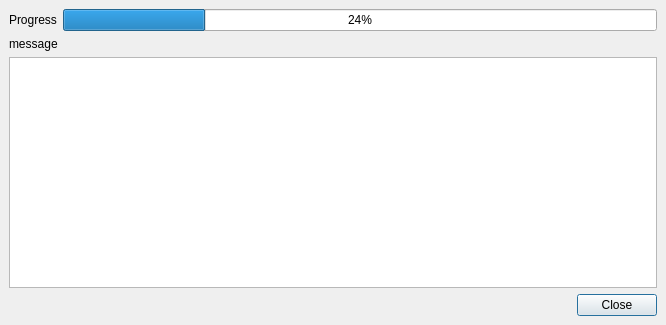
<?xml version="1.0" encoding="UTF-8"?>
<ui version="4.0">
 <class>ProcessingDialog</class>
 <widget class="QDialog" name="ProcessingDialog">
  <property name="windowModality">
   <enum>Qt::WindowModal</enum>
  </property>
  <property name="geometry">
   <rect>
    <x>0</x>
    <y>0</y>
    <width>666</width>
    <height>325</height>
   </rect>
  </property>
  <property name="windowTitle">
   <string>Progress</string>
  </property>
  <layout class="QVBoxLayout" name="verticalLayout">
   <property name="spacing">
    <number>6</number>
   </property>
   <property name="leftMargin">
    <number>9</number>
   </property>
   <property name="topMargin">
    <number>9</number>
   </property>
   <property name="rightMargin">
    <number>9</number>
   </property>
   <property name="bottomMargin">
    <number>9</number>
   </property>
   <item>
    <layout class="QHBoxLayout" name="horizontalLayout_2">
     <item>
      <widget class="QLabel" name="progress_label">
       <property name="text">
        <string>Progress</string>
       </property>
      </widget>
     </item>
     <item>
      <widget class="QProgressBar" name="progress_bar">
       <property name="value">
        <number>24</number>
       </property>
      </widget>
     </item>
    </layout>
   </item>
   <item>
    <widget class="QLabel" name="current_message_label">
     <property name="text">
      <string>message</string>
     </property>
    </widget>
   </item>
   <item>
    <widget class="QTextEdit" name="message_text">
     <property name="readOnly">
      <bool>true</bool>
     </property>
    </widget>
   </item>
   <item>
    <layout class="QHBoxLayout" name="horizontalLayout">
     <item>
      <spacer name="horizontalSpacer">
       <property name="orientation">
        <enum>Qt::Horizontal</enum>
       </property>
       <property name="sizeHint" stdset="0">
        <size>
         <width>40</width>
         <height>20</height>
        </size>
       </property>
      </spacer>
     </item>
     <item>
      <widget class="QPushButton" name="close_cancel_button">
       <property name="text">
        <string>Close</string>
       </property>
      </widget>
     </item>
    </layout>
   </item>
  </layout>
 </widget>
 <resources/>
 <connections/>
</ui>
